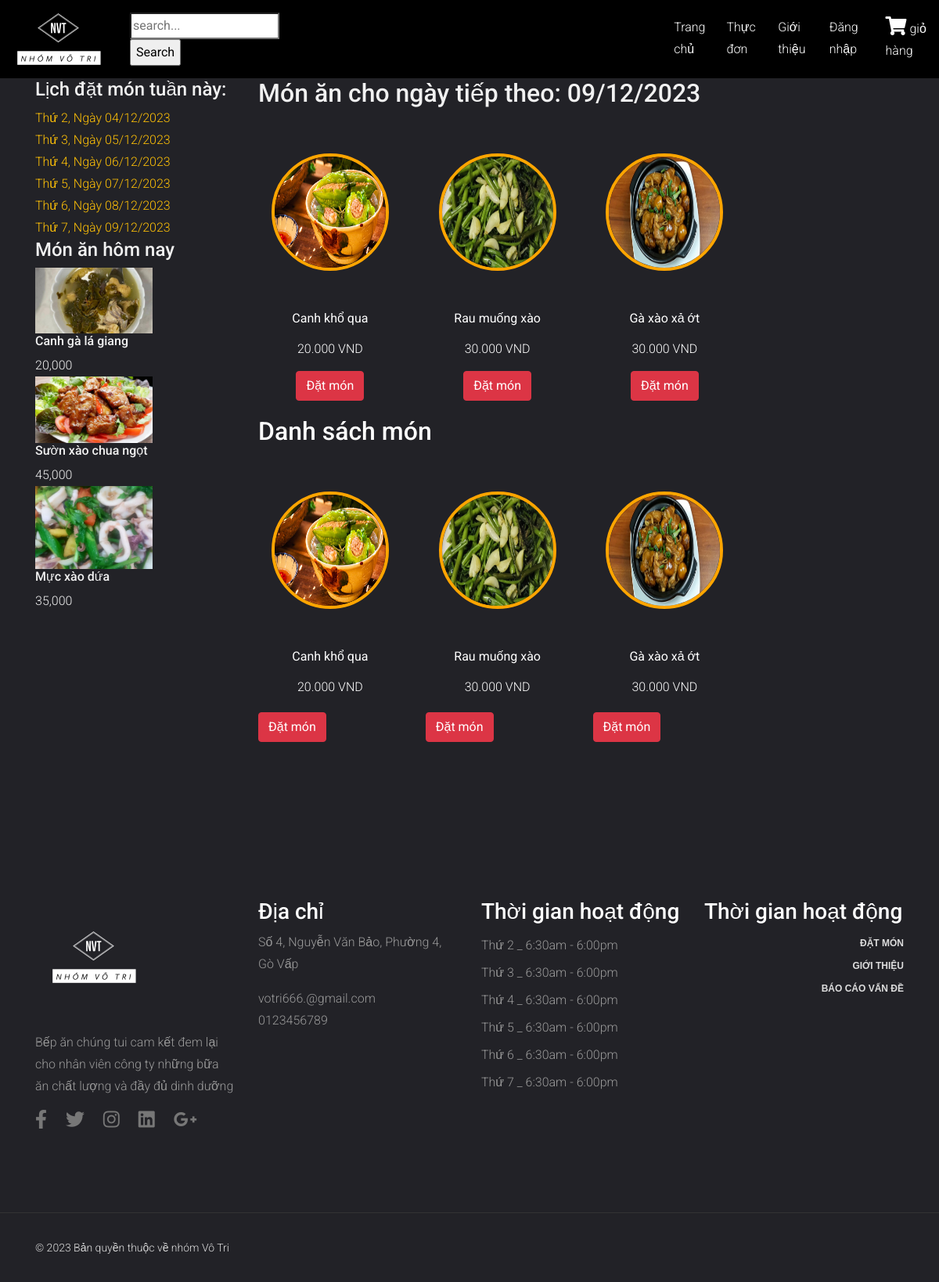
Page /?mod=menus&act=list&date=2023-12-09 on the committed database.
### tables this page shows
CREATE TABLE `chitietthucdon` (
  `ichitietthucdon` int(2) NOT NULL,
  `idthucdon` int(2) NOT NULL,
  `id_monan` int(2) NOT NULL
);

CREATE TABLE `monan` (
  `id_monan` int(2) NOT NULL,
  `tenmonan` varchar(50) NOT NULL,
  `mota` varchar(300) NOT NULL,
  `hinhanh` varchar(150) NOT NULL,
  `gia` int(11) NOT NULL,
  `id_loaimonan` int(2) NOT NULL,
  `trangthai` int(2) NOT NULL
);

### Model/mMonan.php (called while the page is built, shortened)
<?php
include_once("ketnoi.php");
class modelMonan
{
    function selectAllMonAnThucdonbyDate($date)
    {
        $p = new KetNoiDB();
        if ($p->moKetNoi($con)) {
            $query = "SELECT * FROM thucdon JOIN chitietthucdon ON thucdon.idthucdon = chitietthucdon.idthucdon
            JOIN monan ON chitietthucdon.id_monan = monan.id_monan WHERE ngaytao = '$date'";
            $result = $con->query($query);
            if ($result) {
                return $result;
            } else {
                echo "Lỗi truy vấn: " . $con->error;
            }
        } else {
            return false;
        }
    }
    function SelectAllLoaiThucDon()
    {
        $p = new KetNoiDB();
        if ($p->moKetNoi($con)) {
            $query = "SELECT * FROM loai_thucdon";
            $result = $con->query($query);
            if ($result) {
                $data = array();
                while ($row = $result->fetch_assoc()) {
                    $data[] = $row;
                }
                return $data;
            } else {
                echo "Lỗi truy vấn: " . $con->error;
            }
        } else {
            return false;
        }
    }
}
?>

### Controller/cMonan.php (called while the page is built, shortened)
<?php
include_once("Model/mMonan.php");
class controlMonan
{
    function getAllMonAnThucdonbyDate($date)
    {
        $p = new modelMonan();
        $tbl = $p->selectAllMonAnThucdonbyDate($date);
        return $tbl;
    }
}
?>

### Model/ketnoi.php (called while the page is built, shortened)
<?php
class KetNoiDB
{
    function moKetNoi(& $con)
    {
        $con = new mysqli("localhost", "root", "", "bepan_votri");
        $con->set_charset("utf8");
        return $con;
    }
}
?>

### View/vMonan.php (the view, shortened to what this page needs)
<?php
include "Includes/templates/header.php";
include "Includes/templates/navbar.php";
include("Controller/cMonan.php");
$p = new controlMonan();
if (isset($_REQUEST['idloai'])) {
    $cate = $_REQUEST['idloai'];
    $dish = $p->getAllMonanbyLoai($cate);
} elseif (isset($_REQUEST['search'])) {
    $search = $_REQUEST['search'];
    $dish = $p->getSearch($search);
}elseif(isset($_REQUEST['cm'])){
    $cm = $_REQUEST['cm'];
    $dish = $p->getAllMonAnLoaiThucdon($cm);
}
elseif (isset($_REQUEST['date'])){
    $ngay = $_REQUEST['date'];
    $dish = $p->getAllMonAnThucdonbyDate($ngay);
}
 else {
    $dish = $p->getAllMonAnThucdon();
}
?>
<section style="padding: 100px 0 100px; background-color: #222227;">
  <div class="container">
    <div class="row">
    <div class="col-lg-3 col-md-5">
      <div class="sidebar">
        <div class="sidebar__item">
          <h4 class="txt">Lịch đặt món tuần này:</h4>
          <ul>
            <?php
            $days = array('monday', 'tuesday', 'wednesday', 'thursday', 'friday', 'saturday');
            $menu = array();
            foreach ($days as $index => $day) {
              $timestamp = strtotime('this week ' . $day);
              $menu[$index] = date('d/m/Y', $timestamp);
              $newDate[$index] = date_format(date_create_from_format('d/m/Y',  $menu[$index]), 'Y-m-d');
            ?>
            <li><a class="text-warning" href="index.php?mod=menus&act=list&date=<?php echo $newDate[$index] ?>">Thứ <?php echo $index + 2 ?>, Ngày <?php echo $menu[$index];  ?></a></li>
            <?php
            } ?>
          </ul>
        </div>
        <div class="sidebar__item">
          <div class="latest-product__text">
            <h4 class="txt">Món ăn hôm nay</h4>
            <?php $today = date("Y-m-d");
            $menuToday = $p->getAllMonAnThucdonbyDate($today);
            if ($menuToday) {
              foreach ($menuToday as $item) {
            ?>
                <div class="latest-product__slider owl-carousel">
                  <div class="latest-prdouct__slider__item">
                    <a href="#" class="latest-product__item">
                      <div class="latest-product__item__pic">
                        <img style="width: 150px;" src="Design/image/<?php echo $item['hinhanh'] ?>" alt="">
                      </div>
                      <div class="latest-product__item__text">
                        <h6 class="txt"><?php echo $item['tenmonan'] ?></h6>
                        <span class="txt"><?php echo number_format($item['gia']) ?>
                        </span>
                      </div>
                    </a>
                  </div>
                </div>
            <?php }
            } ?>
          </div>
        </div>
      </div>
      </div>
        <div class="col-md-9">
        <div class="product__discount">
        <?php
            $today = new DateTime();
            if ($today->format('N') == 6 || $today->format('N') == 7) {
                $tomorrow = $today->modify('next Monday')->format('Y-m-d');
            } else {
                $tomorrow = $today->add(new DateInterval('P1D'))->format('Y-m-d');
            }
            $ngaytt = (new DateTime($tomorrow))->format("d/m/Y");
        ?>
                    <div class="section-title product__discount__title">
                        <h2 class="txt">Món ăn cho ngày tiếp theo: <?php echo $ngaytt  ?></h2>
                    </div>
                    <?php
                        $tomorrow = new DateTime();
                        $tomorrow->add(new DateInterval('P1D'));
                        $tomorrow_date = $tomorrow->format('Y-m-d');
                        $menuTomorrow = $p->getAllMonAnThucdonbyDate($tomorrow_date);
                    ?>
<div class="menu-items-container">
    <?php
    $dem = 0;
    $total_tomorrow = $menuTomorrow->num_rows;
    while ($row_tomorrow = $menuTomorrow->fetch_assoc()) :
        if ($dem % 4 == 0) {
            echo '<div class="row">';
        }
    ?>
        <div class="col-md-3 menu-item">
            <a href="?mod=chitiet&id=<?php echo $row_tomorrow['id_monan']; ?>&date=<?php echo $_GET['date'] ?>" onclick="showDetails(this)">
                <div class="thumbnail" style="cursor:pointer">
                    <div class="menu-image">
                        <div class="circular-image">
                            <img src="Design/image/<?php echo $row_tomorrow['hinhanh']; ?>" style="width: 150px; height: 150px; border-radius: 50%; border: 4px solid orange;" />
                        </div>
                    </div>
                    <p class="text-white"><b><?php echo $row_tomorrow['tenmonan']; ?></b></p>
                    <p class="text-white"><?php echo number_format($row_tomorrow['gia'], 0, ',', '.'); ?> VND</p>
                    <a href="index.php?mod=cart&act=Add&id_monan=<?php echo $row_tomorrow['id_monan']; ?>&date=<?php echo $_GET['date'] ?>" class="btn btn-danger">Đặt món</a>
                </div>
            </a>
        </div>
    <?php
        $dem++;
        if ($dem % 4 == 0 || $dem == $total_tomorrow) {
            echo '</div>';
        }
    endwhile;
    ?>
</div>
<h2 class="text-white">Danh sách món </h2>
<?php
echo '<div class="menu-items-container">';
$dem = 0;
$dish->data_seek(0);
$totalItems = $dish->num_rows;
$today = new DateTime(null, new DateTimeZone('Asia/Ho_Chi_Minh'));
if (!isset($_REQUEST['date'])) {
    $selectedDate = null;
} else {
    $selectedDate = new DateTime($_REQUEST['date'], new DateTimeZone('Asia/Ho_Chi_Minh'));
}
while ($row = $dish->fetch_assoc()) {
    if ($dem % 4 === 0) {
        echo '<div class="row">';
    }
    echo '<div class="col-md-3 menu-item">';
    if ($selectedDate > $today) {
        echo '<a href="?mod=chitiet&id=' . $row['id_monan'] . '" onclick="showDetails(this)">';
        echo '<div class="thumbnail" style="cursor:pointer">';
        echo '<div class="menu-image">';
        echo '<div class="circular-image">';
        echo '<img src="Design/image/' . $row['hinhanh'] . '" style="width: 150px; height: 150px; border-radius: 50%; border: 4px solid orange;" />';
        echo '</div>';
        echo '</div>';
        echo '<p class="text-white"><b>' . $row['tenmonan'] . '</b></p>';
        echo '<p class="text-white">' . number_format($row['gia'], 0, ',', '.') . ' VND</p>';
        echo '</div>';
        echo '</a>';
        echo '<div class="buttondatmon">';
        echo '<a href="index.php?mod=Cart&act=Add&idmonan=' . $row['id_monan'] . '&date=' . $_GET['date'] . '" class="btn btn-danger">Đặt món</a>';
        echo '</div>';
    }
    echo '</div>';
    if (($dem + 1) % 4 === 0 || $dem + 1 === $totalItems) {
        echo '</div>';
    }
    $dem++;
}
echo '</div>';
?>
    </div>
  </div>
</section>
<section class="widget_section" style="background-color: #222227;padding: 100px 0;">
        <div class="container">
            <div class="row">
                <div class="col-lg-3 col-md-6">
                <img src="./Design/images/Nhom_vo_tri_logos_white.png" alt="Restaurant Logo" style="width: 150px;margin-bottom: 20px;">
                    <div class="footer_widget">
                        <p>
                            Bếp ăn chúng tui cam kết đem lại cho nhân viên công ty những bữa ăn chất lượng và đầy đủ dinh dưỡng
                        </p>
                        <ul class="widget_social">
                            <li><a href="#" data-toggle="tooltip" title="Facebook"><i class="fab fa-facebook-f fa-2x"></i></a></li>
                            <li><a href="#" data-toggle="tooltip" title="Twitter"><i class="fab fa-twitter fa-2x"></i></a></li>
                            <li><a href="#" data-toggle="tooltip" title="Instagram"><i class="fab fa-instagram fa-2x"></i></a></li>
                            <li><a href="#" data-toggle="tooltip" title="LinkedIn"><i class="fab fa-linkedin fa-2x"></i></a></li>
                            <li><a href="#" data-toggle="tooltip" title="Google+"><i class="fab fa-google-plus-g fa-2x"></i></a></li>
                        </ul>
                    </div>
                </div>
                <div class="col-lg-3 col-md-6">
                     <div class="footer_widget">
                        <h3>Địa chỉ</h3>
                        <p>
                            Số 4, Nguyễn Văn Bảo, Phường 4, Gò Vấp
                        </p>
                        <p>
                            votri666.@gmail.com <br>
                            0123456789
                        </p>
                     </div>
                </div>
                <div class="col-lg-3 col-md-6">
                    <div class="footer_widget">
                        <h3>
                            Thời gian hoạt động
                        </h3>
                        <ul class="opening_time">
                            <li>Thứ 2 _ 6:30am - 6:00pm</li>
                            <li>Thứ 3 _ 6:30am - 6:00pm</li>
                            <li>Thứ 4 _ 6:30am - 6:00pm</li>
                            <li>Thứ 5 _ 6:30am - 6:00pm</li>
                            <li>Thứ 6 _ 6:30am - 6:00pm</li>
                            <li>Thứ 7 _ 6:30am - 6:00pm</li>
                        </ul>
                    </div>
                </div>
                <div class="col-lg-3 col-md-6">
						<div class="footer_widget">
                        <h3>
                            Thời gian hoạt động
                        </h3>
						<ul class="footer_social">
							<li><a href="#">Đặt món</a></li> <br>
							<li><a href="#">Giới thiệu</a></li><br>
							<li><a href="#">Báo cáo vấn đề</a></li><br>
						</ul>
                    </div>
					</div>
            </div>
        </div>
    </section>
<?php include_once ("Includes/templates/footer.php"); ?>

### rows in the picture
chitietthucdon: id_monan.hinhanh (picture), id_monan.tenmonan "Canh gà lá giang", id_monan.gia "20,000"
chitietthucdon: id_monan.hinhanh (picture), id_monan.tenmonan "Sườn xào chua ngọt", id_monan.gia "45,000"
chitietthucdon: id_monan.hinhanh (picture), id_monan.tenmonan "Mực xào dứa", id_monan.gia "35,000"
chitietthucdon: id_monan.hinhanh (picture), id_monan.tenmonan "Canh khổ qua", id_monan.gia "20.000"
chitietthucdon: id_monan.hinhanh (picture), id_monan.tenmonan "Rau muống xào", id_monan.gia "30.000"
chitietthucdon: id_monan.hinhanh (picture), id_monan.tenmonan "Gà xào xả ớt", id_monan.gia "30.000"

### other values in the picture
$menu[$index] "04/12/2023"
$menu[$index] "05/12/2023"
$menu[$index] "06/12/2023"
$menu[$index] "07/12/2023"
$menu[$index] "08/12/2023"
$menu[$index] "09/12/2023"
$ngaytt "09/12/2023"
